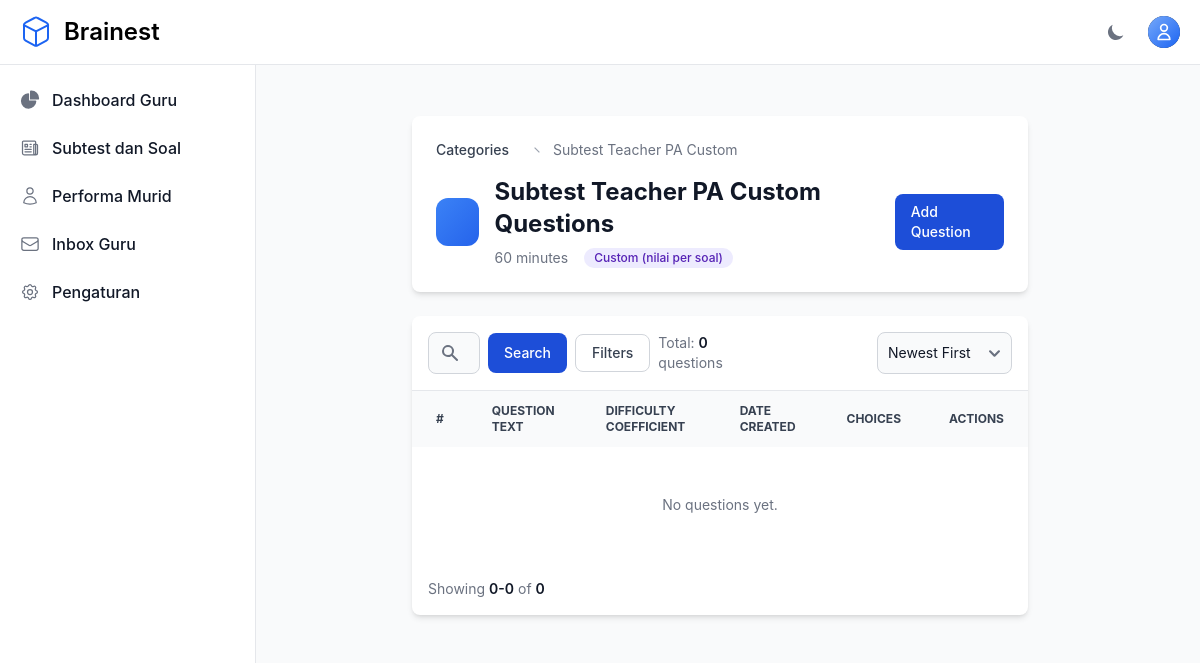
Before: /teacher/categories/41/questions/ (signed in) with the older database file.
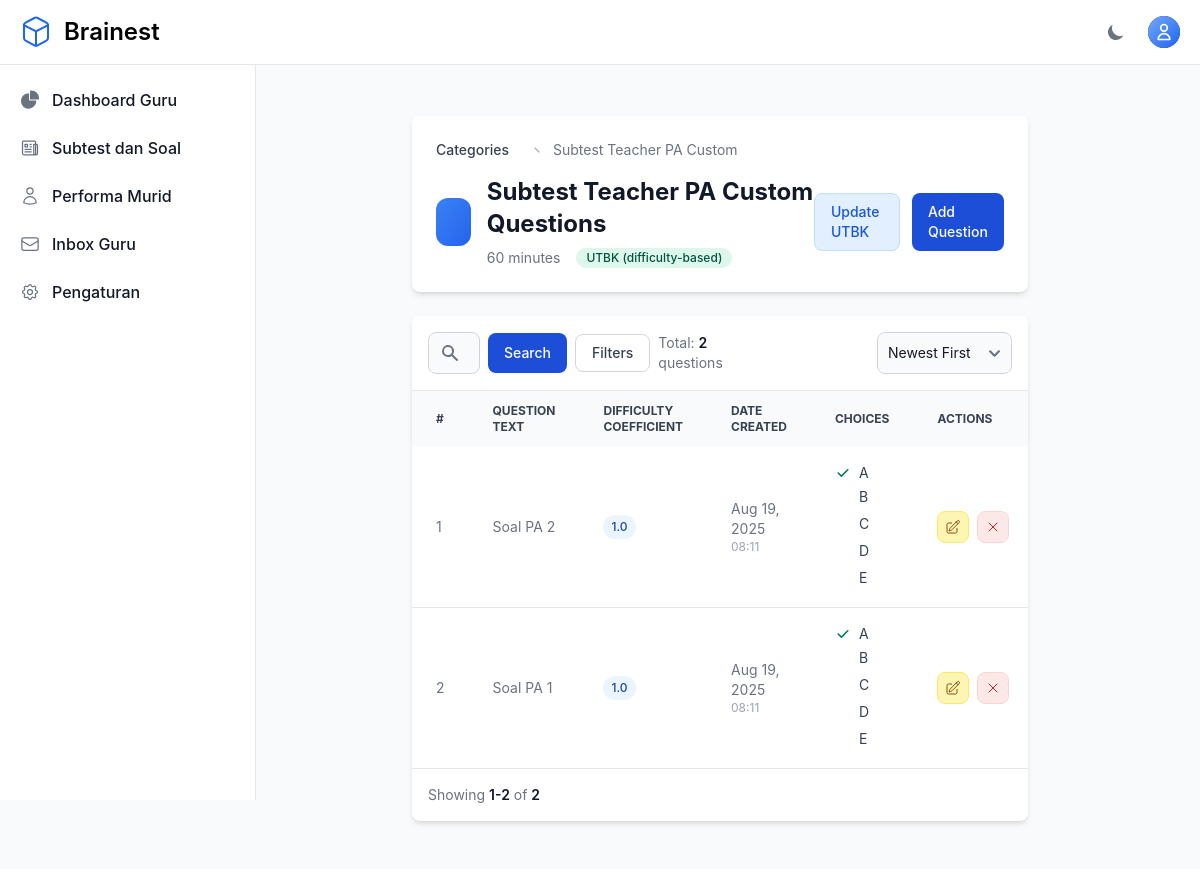
After: the same page with the newer database file.
### otosapp/models.py (models this page shows, shortened)
class Category(models.Model):
    SCORING_METHODS = [
        ('default', 'Default (100/jumlah soal)'),
        ('custom', 'Custom (nilai per soal)'),
        ('utbk', 'UTBK (difficulty-based)'),
    ]
    category_name = models.CharField(max_length=200)
    time_limit = models.IntegerField(default=60, help_text="Time limit in minutes (default: 60 minutes)")
    scoring_method = models.CharField(max_length=10, choices=SCORING_METHODS, default='default')
    passing_score = models.FloatField(default=75.0, help_text="Minimum score required to pass (0-100)")
    created_by = models.ForeignKey(
        User,
        on_delete=models.SET_NULL,
        null=True,
        blank=True,
        related_name='categories_created',
        help_text='Teacher who created this category'
    )
    teachers = models.ManyToManyField(
        User,
        related_name='teaching_categories',
        blank=True,
        help_text='Additional teachers assigned to this category'
    )

class Question(models.Model):
    question_text = CKEditor5Field('Text', config_name='extends')
    pub_date = models.DateTimeField('date published')
    category = models.ForeignKey(Category, on_delete=models.CASCADE)
    custom_weight = models.FloatField(default=0, help_text="Custom weight for scoring (0-100)")
    difficulty_coefficient = models.FloatField(default=1.0, help_text="UTBK difficulty coefficient (auto-calculated)")

class Choice(models.Model):
    question = models.ForeignKey(Question, on_delete=models.CASCADE, related_name='choices')
    choice_text = CKEditor5Field('Text', config_name='extends')
    is_correct = models.BooleanField(default=False)

### otosapp/views.py (the view)
# urls.py: path('teacher/categories/<int:category_id>/questions/', views.teacher_question_list, name='teacher_question_list'),
@login_required
@admin_or_teacher_required
def teacher_question_list(request, category_id):
    category = get_object_or_404(Category, id=category_id)
    if not (request.user.is_admin() or category.created_by == request.user or category.teachers.filter(pk=request.user.pk).exists()):
        raise PermissionDenied
    questions = Question.objects.filter(category=category).order_by('-pub_date')
    paginator = Paginator(questions, 10)
    page = request.GET.get('page')
    try:
        questions_page = paginator.page(page)
    except PageNotAnInteger:
        questions_page = paginator.page(1)
    except EmptyPage:
        questions_page = paginator.page(paginator.num_pages)
    return render(request, 'teacher/question_list.html', {'questions': questions_page, 'category': category})

### otosapp/templates/teacher/question_list.html (shortened to what this page needs)
{% extends 'base.html' %}
{% block content %}
<section class="bg-gray-50 dark:bg-gray-900 p-3 sm:p-5 antialiased">
  <div class="mx-auto max-w-screen-xl px-4 lg:px-12">
    <div class="bg-white dark:bg-gray-800 relative shadow-md sm:rounded-lg overflow-hidden mb-6">
      <div class="p-6">
        <nav class="flex mb-4" aria-label="Breadcrumb">
          <ol class="inline-flex items-center space-x-1 md:space-x-3">
            <li class="inline-flex items-center">
              <a href="{% url 'teacher_student_list' %}" class="inline-flex items-center text-sm font-medium text-gray-700 hover:text-primary-600 dark:text-gray-400 dark:hover:text-white">Categories</a>
            </li>
            <li>
              <div class="flex items-center">
                <svg class="w-4 h-4 text-gray-400 mx-2" fill="currentColor" viewBox="0 0 20 20"><path d="M7 7l6 6" stroke="currentColor" stroke-width="1.5" fill="none"/></svg>
                <span class="text-sm text-gray-500">{{ category.category_name }}</span>
              </div>
            </li>
          </ol>
        </nav>
        <div class="flex flex-col lg:flex-row items-start lg:items-center justify-between space-y-4 lg:space-y-0">
          <div class="flex items-center space-x-4">
            <div class="flex items-center justify-center w-12 h-12 bg-gradient-to-br from-primary-500 to-primary-600 rounded-xl">
              <svg class="w-6 h-6 text-white" fill="currentColor" viewBox="0 0 20 20"></svg>
            </div>
            <div>
              <h1 class="text-2xl font-bold text-gray-900 dark:text-white">{{ category.category_name }} Questions</h1>
              <div class="flex items-center space-x-4 mt-2">
                <span class="text-sm text-gray-500 dark:text-gray-400">{{ category.time_limit }} minutes</span>
                <span class="inline-flex items-center px-2.5 py-0.5 rounded-full text-xs font-medium {% if category.scoring_method == 'utbk' %}bg-green-100 text-green-800 dark:bg-green-900 dark:text-green-300{% elif category.scoring_method == 'custom' %}bg-purple-100 text-purple-800 dark:bg-purple-900 dark:text-purple-300{% else %}bg-blue-100 text-blue-800 dark:bg-blue-900 dark:text-blue-300{% endif %}">
                  {{ category.get_scoring_method_display }}
                </span>
              </div>
            </div>
          </div>
          <div class="flex flex-col sm:flex-row gap-3">
            {% if category.scoring_method == 'utbk' %}
            <a href="{% url 'update_utbk_coefficients' category.id %}" class="flex items-center justify-center px-4 py-2 text-sm font-medium text-blue-700 bg-blue-100 border border-blue-200 rounded-lg hover:bg-blue-200 focus:ring-4 focus:ring-blue-300 dark:bg-blue-900 dark:text-blue-300 dark:border-blue-700 dark:hover:bg-blue-800">Update UTBK</a>
            {% endif %}
            <a href="{% url 'teacher_question_create' category.id %}" class="flex items-center justify-center text-white bg-primary-700 hover:bg-primary-800 focus:ring-4 focus:ring-primary-300 font-medium rounded-lg text-sm px-4 py-2 dark:bg-primary-600 dark:hover:bg-primary-700 focus:outline-none dark:focus:ring-primary-800">Add Question</a>
          </div>
        </div>
      </div>
    </div>
    <div class="bg-white dark:bg-gray-800 relative shadow-md sm:rounded-lg overflow-hidden">
      <div class="flex flex-col md:flex-row items-center justify-between space-y-3 md:space-y-0 md:space-x-4 p-4 border-b border-gray-200 dark:border-gray-700">
        <div class="w-full md:w-1/2">
          <form method="GET" class="flex items-center space-x-2">
            <div class="relative flex-1">
              <div class="absolute inset-y-0 left-0 flex items-center pl-3 pointer-events-none">
              </div>
              <input type="text" name="search" value="{{ request.GET.search }}" class="bg-gray-50 border border-gray-300 text-gray-900 text-sm rounded-lg focus:ring-primary-500 focus:border-primary-500 block w-full pl-10 p-2.5 dark:bg-gray-700 dark:border-gray-600 dark:placeholder-gray-400 dark:text-white" placeholder="Search questions and choices...">
            </div>
            <button type="submit" class="flex items-center justify-center px-4 py-2.5 text-sm font-medium text-white bg-primary-700 hover:bg-primary-800 focus:ring-4 focus:ring-primary-300 rounded-lg dark:bg-primary-600 dark:hover:bg-primary-700">Search</button>
            <button type="button" onclick="toggleFilters()" class="flex items-center justify-center px-4 py-2 text-sm font-medium text-gray-700 bg-white border border-gray-300 rounded-lg hover:bg-gray-50">Filters</button>
            <div class="ml-auto text-sm text-gray-500">Total: <span class="font-semibold text-gray-900 dark:text-white">{{ questions.paginator.count }}</span> questions</div>
          </form>
        </div>
        <div class="flex items-center space-x-2">
          <form method="GET" class="inline">
            <select name="sort" onchange="this.form.submit()" class="bg-gray-50 border border-gray-300 text-gray-900 text-sm rounded-lg p-2.5 dark:bg-gray-700 dark:border-gray-600 dark:text-white">
              <option value="-pub_date" {% if request.GET.sort == '-pub_date' or not request.GET.sort %}selected{% endif %}>Newest First</option>
            </select>
          </form>
        </div>
      </div>
      <div class="overflow-x-auto">
        <table class="w-full text-sm text-left text-gray-500 dark:text-gray-400">
          <thead class="text-xs text-gray-700 uppercase bg-gray-50 dark:bg-gray-700 dark:text-gray-400">
            <tr>
              <th scope="col" class="px-6 py-3">#</th>
              <th scope="col" class="px-6 py-3">Question Text</th>
              <th scope="col" class="px-6 py-3">Difficulty Coefficient</th>
              <th scope="col" class="px-6 py-3">Date Created</th>
              <th scope="col" class="px-6 py-3">Choices</th>
              <th scope="col" class="px-6 py-3">Actions</th>
            </tr>
          </thead>
          <tbody>
            {% for question in questions %}
            <tr class="border-b dark:border-gray-700 hover:bg-gray-50 dark:hover:bg-gray-700 transition-colors">
              <td class="px-6 py-4">{{ forloop.counter }}</td>
              <td class="px-6 py-4"><div class="prose dark:prose-invert max-w-none">{{ question.question_text|truncatechars:160|safe }}</div></td>
              <td class="px-6 py-4">
                <span class="inline-block px-2 py-1 rounded-full text-xs font-medium bg-blue-50 text-blue-800 dark:bg-blue-900 dark:text-blue-300">{{ question.difficulty_coefficient|default:question.custom_weight|default:'-' }}</span>
              </td>
              <td class="px-6 py-4 text-sm text-gray-500">{% if question.pub_date %}{{ question.pub_date|date:'M d, Y' }}<div class="text-xs text-gray-400">{{ question.pub_date|time:'H:i' }}</div>{% endif %}</td>
              <td class="px-6 py-4">
                <ul class="space-y-1">
                  {% for choice in question.choices.all %}
                  <li class="flex items-start space-x-2 text-sm">
                    <div class="flex-shrink-0 mt-0.5">{% if choice.is_correct %}<svg class="w-4 h-4 text-green-600" fill="currentColor" viewBox="0 0 20 20"><path fill-rule="evenodd" d="M16.707 5.293a1 1 0 010 1.414l-8 8a1 1 0 01-1.414 0l-4-4a1 1 0 011.414-1.414L8 12.586l7.293-7.293a1 1 0 011.414 0z" clip-rule="evenodd"></path></svg>{% else %}<span class="w-4 h-4 inline-block"></span>{% endif %}</div>
                    <div class="flex-1 text-gray-700 dark:text-gray-300">{{ choice.choice_text|truncatechars:120|safe }}</div>
                  </li>
                  {% endfor %}
                </ul>
              </td>
              <td class="px-6 py-4">
                <div class="flex items-center space-x-2">
                  <a href="{% url 'teacher_question_update' question.id %}" class="flex items-center justify-center w-8 h-8 text-sm font-medium text-yellow-700 bg-yellow-100 border border-yellow-200 rounded-lg hover:bg-yellow-200 dark:bg-yellow-900 dark:text-yellow-300 dark:border-yellow-700 dark:hover:bg-yellow-800" title="Edit">
                  </a>
                  <button type="button" onclick="confirmDelete('{{ question.id }}')" class="flex items-center justify-center w-8 h-8 text-sm font-medium text-red-700 bg-red-100 border border-red-200 rounded-lg hover:bg-red-200 dark:bg-red-900 dark:text-red-300 dark:border-red-700 dark:hover:bg-red-800" title="Delete">
                    <svg xmlns="http://www.w3.org/2000/svg" fill="none" viewBox="0 0 24 24" stroke-width="1.5" stroke="currentColor" class="w-4 h-4" fill="currentColor" viewBox="0 0 20 20"><path stroke-linecap="round" stroke-linejoin="round" d="M6 18 18 6M6 6l12 12" /></svg>
                  </button>
                </div>
              </td>
            </tr>
            {% empty %}
            <tr>
              <td colspan="6" class="px-6 py-12 text-center">
                <div class="flex flex-col items-center">
                  <span class="text-gray-500 dark:text-gray-400">No questions yet.</span>
                </div>
              </td>
            </tr>
            {% endfor %}
          </tbody>
        </table>
      </div>
      <nav class="flex flex-col md:flex-row justify-between items-start md:items-center space-y-3 md:space-y-0 p-4">
        <span class="text-sm font-normal text-gray-500 dark:text-gray-400">Showing <span class="font-semibold text-gray-900 dark:text-white">{{ questions.start_index }}-{{ questions.end_index }}</span> of <span class="font-semibold text-gray-900 dark:text-white">{{ questions.paginator.count }}</span></span>
      </nav>
    </div>
  </div>
</section>
{% endblock %}

Changed rows visible on the page:
changed Category "Subtest Teacher PA Custom": scoring_method "Custom (nilai per soal)" → "UTBK (difficulty-based)"
added Question: question_text "Soal PA 2", difficulty_coefficient "1.0", pub_date "Aug 19, 2025", pub_date "08:11"
added Choice: is_correct True (drawn), choice_text "A", shown under "Soal PA 2"
added Choice: choice_text "B", shown under "Soal PA 2"
added Choice: choice_text "C", shown under "Soal PA 2"
added Choice: choice_text "D", shown under "Soal PA 2"
added Choice: choice_text "E", shown under "Soal PA 2"
added Question: question_text "Soal PA 1", difficulty_coefficient "1.0", pub_date "Aug 19, 2025", pub_date "08:11"
added Choice: is_correct True (drawn), choice_text "A", shown under "Soal PA 1"
added Choice: choice_text "B", shown under "Soal PA 1"
added Choice: choice_text "C", shown under "Soal PA 1"
added Choice: choice_text "D", shown under "Soal PA 1"
added Choice: choice_text "E", shown under "Soal PA 1"
Other visible differences:
{{ questions.paginator.count }}: "0" → "2"
{{ questions.start_index }}: "0" → "1"
{{ questions.end_index }}: "0" → "2"
text no longer shown: "No questions yet."
text now shown: "Update UTBK"
